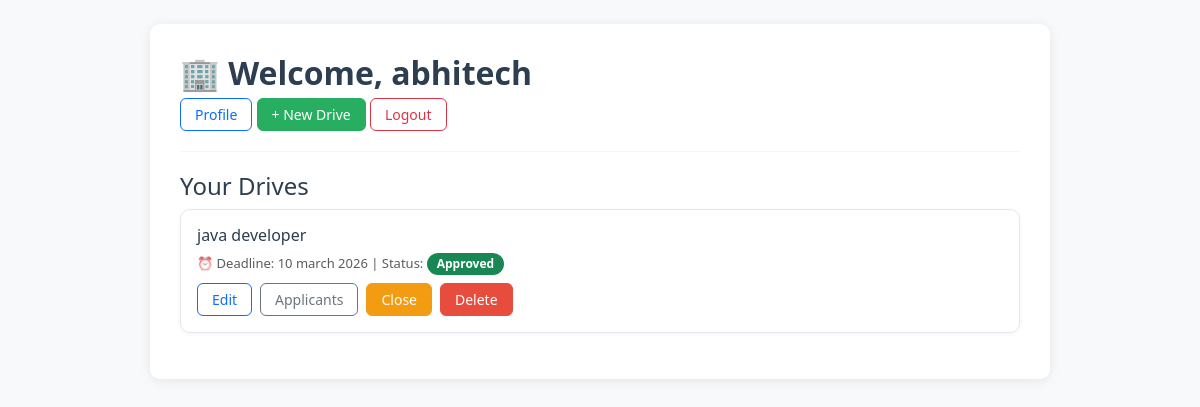
The page /company/home (signed in) on the database its author committed.
### app.py (models this page shows)
class Company(db.Model):
    id              = db.Column(db.Integer, primary_key=True)
    username        = db.Column(db.String(100), unique=True, nullable=False)
    password        = db.Column(db.String(200), nullable=False)
    company_name    = db.Column(db.String(200), nullable=False)
    email           = db.Column(db.String(120), nullable=False)
    hr_contact      = db.Column(db.String(120))
    website         = db.Column(db.String(200))
    description     = db.Column(db.Text)
    approval_status = db.Column(db.String(20), default='Pending')
    drives          = db.relationship('PlacementDrive', backref='company', lazy=True)

class PlacementDrive(db.Model):
    id           = db.Column(db.Integer, primary_key=True)
    company_id   = db.Column(db.Integer, db.ForeignKey('company.id'), nullable=False)
    job_title    = db.Column(db.String(200), nullable=False)
    description  = db.Column(db.Text)
    eligibility  = db.Column(db.Text)
    package      = db.Column(db.String(100))
    location     = db.Column(db.String(100))
    status       = db.Column(db.String(20), default='Pending')
    deadline     = db.Column(db.String(100), nullable=False)
    created_at   = db.Column(db.DateTime, default=datetime.utcnow)
    applications = db.relationship('Application', backref='drive', lazy=True)

### app.py (the view)
@app.route('/company/home')
@company_required
def dashboard_company():
    c      = db.session.get(Company, session['cid'])
    drives = PlacementDrive.query.filter_by(company_id=c.id).all()
    return render_template('company/dashboard.html', company=c, drives=drives)

### app.py (called while the page is built)
def company_required(f):
    from functools import wraps
    @wraps(f)
    def wrapper(*args, **kwargs):
        if 'cid' not in session:
            flash("Please login first.", "warning")
            return redirect(url_for('login_company'))
        return f(*args, **kwargs)
    return wrapper

### templates/company/dashboard.html
{% extends "base.html" %}
{% block body %}
<h2>🏢 Welcome, {{ company.company_name }}</h2>
<div class="mb-3">
    <a href="{{ url_for('profile_company') }}" class="btn btn-outline-primary btn-sm">Profile</a>
    <a href="{{ url_for('post_drive') }}" class="btn btn-success btn-sm">+ New Drive</a>
    <a href="{{ url_for('logout_company') }}" class="btn btn-outline-danger btn-sm">Logout</a>
</div>
<hr>
<h4>Your Drives</h4>
{% if drives %}
    {% for drive in drives %}
    <div class="card mb-3 p-3">
        <h6>{{ drive.job_title }}</h6>
        <p class="text-muted mb-2">⏰ Deadline: {{ drive.deadline }} | Status:
            <span class="badge
                {% if drive.status == 'Approved' %}bg-success
                {% elif drive.status == 'Rejected' %}bg-danger
                {% elif drive.status == 'Closed' %}bg-secondary
                {% else %}bg-warning text-dark{% endif %}">
                {{ drive.status }}
            </span>
        </p>
        <div class="d-flex gap-2 flex-wrap">
            <a href="{{ url_for('modify_drive', drive_id=drive.id) }}" class="btn btn-outline-primary btn-sm">Edit</a>
            <a href="{{ url_for('drive_applicants', drive_id=drive.id) }}" class="btn btn-outline-secondary btn-sm">Applicants</a>
            <form method="POST" action="{{ url_for('close_drive', drive_id=drive.id) }}">
                <button type="submit" class="btn btn-warning btn-sm">Close</button>
            </form>
            <form method="POST" action="{{ url_for('remove_drive', drive_id=drive.id) }}">
                <button type="submit" class="btn btn-danger btn-sm">Delete</button>
            </form>
        </div>
    </div>
    {% endfor %}
{% else %}
    <p class="text-muted">No drives created yet. Click "+ New Drive" to get started.</p>
{% endif %}
{% endblock body %}

### static/style.css (style rules this page uses)
body { background-color: #f4f6f9; font-family: 'Segoe UI', Arial, sans-serif; color: #333; }
h2 { font-weight: 700; color: #2c3e50; margin-bottom: 6px; }
h4, h6 { color: #2c3e50; }
hr { border-color: #e0e0e0; margin: 20px 0; }
.btn-sm { border-radius: 20px; padding: 5px 14px; font-size: 13px; }
.card { border: 1px solid #e3e8ef; border-radius: 10px; box-shadow: 0 1px 4px rgba(0,0,0,0.05); transition: box-shadow 0.2s; }
.badge { font-size: 12px; padding: 5px 10px; border-radius: 20px; }
.btn { border-radius: 6px; font-size: 14px; font-weight: 500; }
.btn-success { background-color: #27ae60; border-color: #27ae60; }
.btn-danger { background-color: #e74c3c; border-color: #e74c3c; }
.btn-warning { background-color: #f39c12; border-color: #f39c12; color: #fff; }
.text-muted { font-size: 13px; }

### rows shown on the page
Company: company_name "abhitech"
PlacementDrive: job_title "java developer", deadline "10 march 2026", status "Approved"
